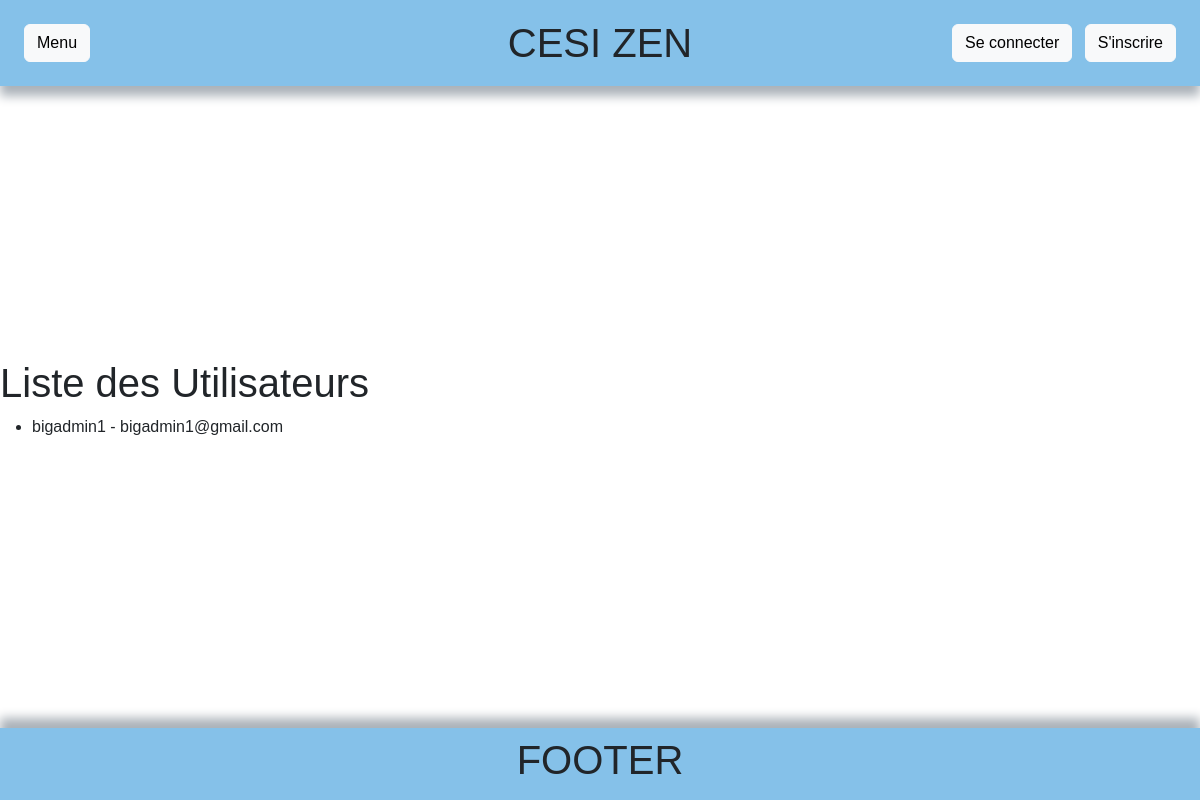
Before: /utilisateurs/ with the older database file.
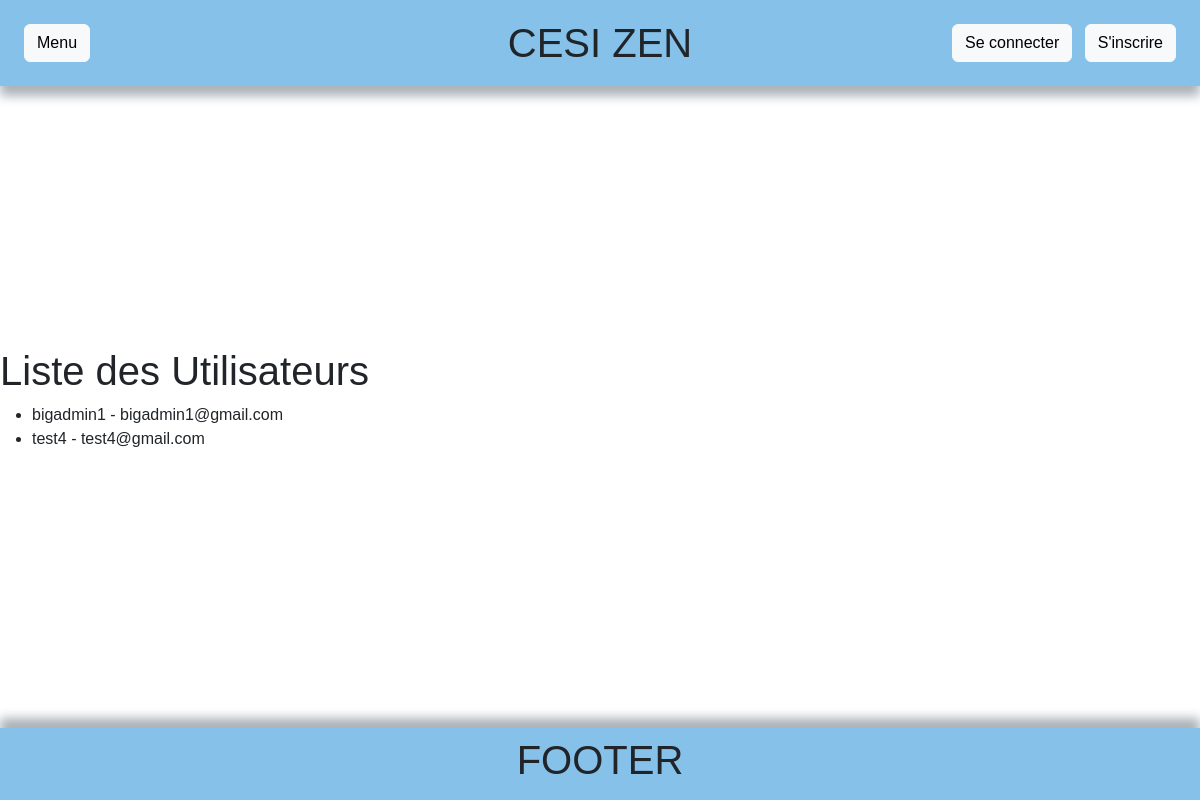
After: the same page with the newer database file.
### api/models.py (models this page shows, shortened)
class Utilisateur(AbstractUser):
    ROLE_CHOICES = [
        ('utilisateur', 'Utilisateur'),
        ('administrateur', 'Administrateur'),
    ]
    email = models.EmailField(unique=True)  # Assure-toi que l'email est unique
    username = models.CharField(max_length=150, unique=True)
    USERNAME_FIELD = 'email'  # Authentification via email
    REQUIRED_FIELDS = ['username']  # Le champ 'username' est nécessaire lors de la création via createsuperuser
    role = models.CharField(max_length=20, choices=ROLE_CHOICES, default='utilisateur')
    date_inscription = models.DateTimeField(auto_now_add=True)
    statut = models.CharField(max_length=20, default='actif')
    groups = models.ManyToManyField(
        'auth.Group',
        verbose_name='groups',
        blank=True,
        help_text='The groups this user belongs to. A user will get all permissions granted to each of their groups.',
        related_name="utilisateur_groups",  # Nom personnalisé pour éviter le conflit
        related_query_name="utilisateur",
    )
    user_permissions = models.ManyToManyField(
        'auth.Permission',
        verbose_name='user permissions',
        blank=True,
        help_text='Specific permissions for this user.',
        related_name="utilisateur_permissions",  # Nom personnalisé pour éviter le conflit
        related_query_name="utilisateur",
    )

### api/views.py (the view)
# urls.py: path('utilisateurs/', liste_utilisateurs, name='liste_utilisateurs'),
def liste_utilisateurs(request):
    utilisateurs = Utilisateur.objects.all()
    return render(request, 'liste_utilisateurs.html', {'utilisateurs': utilisateurs})

### templates/liste_utilisateurs.html (shortened to what this page needs)
<!DOCTYPE html>
<html lang="fr">
<head>
    <link href="https://cdn.jsdelivr.net/npm/bootstrap@5.1.3/dist/css/bootstrap.min.css" rel="stylesheet">
</head>
<body>
    {% extends "base.html" %}
    {% block content %}
    <h1>Liste des Utilisateurs</h1>
    <ul>
        {% for utilisateur in utilisateurs %}
            <li>{{ utilisateur.username }} - {{ utilisateur.email }}</li>
        {% endfor %}
    </ul>
    {% endblock %}

Changed rows visible on the page:
added Utilisateur: username "test4", email "test4@gmail.com"
